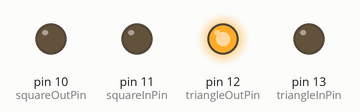
Bench run of a sketch on a simulated Arduino Uno, built with avr-gcc and run on an emulated ATmega328P. Parts: output pins drawn as LEDs (lit = HIGH).

Above: at 0.01 s.
At 0.8 s:
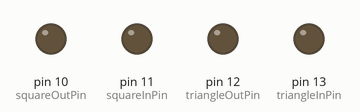
Timing chart, 0 to 2.3 s (numbered marks = the images above):
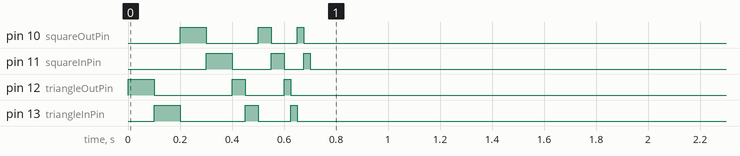

The sketch:

xydc.ino
```cpp
String shape1 = String("asdfgasdfgasdf");
String shape2 = String("");
String shape3 = String("");
String shape4 = String("");
String shape5 = String("");
String shape6 = String("");
String shape7 = String("");
String shape8 = String("");
String currentGlyph = String("1");

//shapecode
/*
www.trashrobot.org/xydc
XY Trash Robot with DC motors
using drawers from CD/DVD drives
FREE, PUBLIC DOMAIN
NO COPYRIGHT
*/

float scaleFactor = 2;
float unitTriangleOut = 100;//ms
float unitTriangleIn = 100;//ms
float unitSquareOut = 100;//ms
float unitSquareIn = 100;//ms
float unitNull = 100;//ms

float sideTriangleOut = unitTriangleOut;
float sideTriangleIn= unitTriangleIn;
float sideSquareOut = unitSquareOut;
float sideSquareIn = unitSquareIn;
float sideNull = unitNull;

int triangleOutPin = 12;
int triangleInPin = 13;
int squareOutPin = 10;
int squareInPin = 11;

void setup() {
  Serial.begin(115200);
  pinMode(triangleOutPin,OUTPUT);
  pinMode(triangleInPin,OUTPUT);
  pinMode(squareOutPin,OUTPUT);
  pinMode(squareInPin,OUTPUT);
  digitalWrite(triangleOutPin,LOW);
  digitalWrite(triangleInPin,LOW);
  digitalWrite(squareOutPin,LOW);
  digitalWrite(squareInPin,LOW);

  drawGlyph(currentGlyph);

}

void loop() {


}

void drawGlyph(String localGlyph){
  for(int index = 0;index < localGlyph.length();index++){
      doTheThing(localGlyph.charAt(index));
  }
}

void doTheThing(char localCommand){
  if(localCommand == ' '){
    delay(sideNull);
  }
  if(localCommand == 'a'){
    //turn on output to triangle out pin, should be pin 13
    digitalWrite(triangleOutPin,HIGH);
    delay(sideTriangleOut);
    //turn off output to triangle out pin, should be pin 13
    digitalWrite(triangleOutPin,LOW);
  }
  if(localCommand == 's'){
    //turn on output to triangle in pin, should be pin 12
    digitalWrite(triangleInPin,HIGH);
    delay(sideTriangleIn);
    //turn off output to triangle in pin, should be pin 12
    digitalWrite(triangleInPin,LOW);
  }
  if(localCommand == 'd'){
    //turn on output to square out pin, should be pin 11
    digitalWrite(squareOutPin,HIGH);
    delay(sideSquareOut);
    //turn off output to square out pin, should be pin 11
    digitalWrite(squareOutPin,LOW);
  }
  if(localCommand == 'f'){
    //turn on output to square in pin, should be pin 10
    digitalWrite(squareInPin,HIGH);
    delay(sideSquareIn);
    //turn off output to square in pin, should be pin 10
    digitalWrite(squareInPin,LOW);
  }
  if(localCommand == 'g'){
    sideTriangleOut /= scaleFactor;
    sideTriangleIn /= scaleFactor;
    sideSquareOut /= scaleFactor;
    sideSquareIn /= scaleFactor;
    sideNull /= scaleFactor;
  }
  if(localCommand == 'h'){
    sideTriangleOut *= scaleFactor;
    sideTriangleIn *= scaleFactor;
    sideSquareOut *= scaleFactor;
    sideSquareIn *= scaleFactor;
    sideNull *= scaleFactor;
  }

  if(localCommand == '1'){//4
    drawGlyph(shape1);
  }
  if(localCommand == '2'){//16
    drawGlyph(shape2);
  }
  if(localCommand == '3'){//64
    drawGlyph(shape3);
  }
  if(localCommand == '4'){//256
    drawGlyph(shape4);
  }
  if(localCommand == '5'){//1024
    drawGlyph(shape5);
  }
  if(localCommand == '6'){//4096
    drawGlyph(shape6);
  }
  if(localCommand == '7'){//16384
    drawGlyph(shape7);
  }
  if(localCommand == '8'){
    drawGlyph(shape8);
  }

}
```
